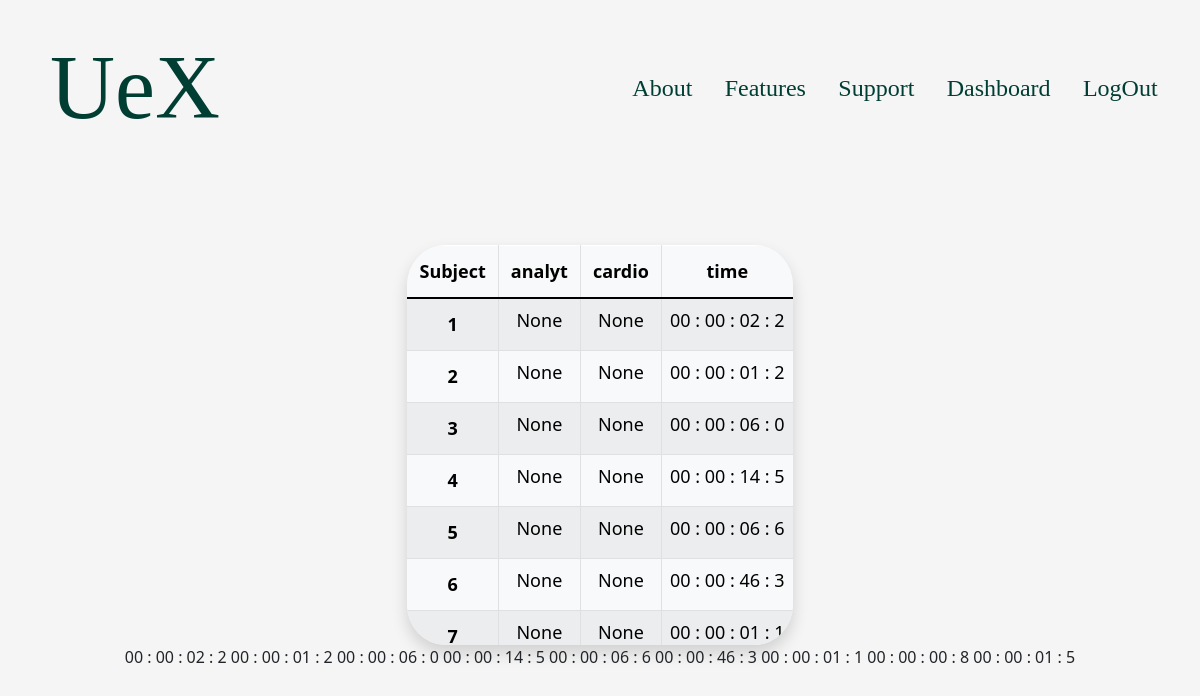
The page /dashboard/experiment/12 (signed in) on the database its author committed.
### app/models.py (models this page shows)
class UserData(db.Model):
    __tablename__ = 'user_data'
    id = db.Column(db.Integer, primary_key=True)
    users_table_id = db.Column(db.Integer, db.ForeignKey('datatable.id_table'))
    video_file = db.Column(db.LargeBinary)
    picture_file = db.Column(db.LargeBinary)
    analytics = db.Column(db.Integer)
    cardio_file = db.Column(db.Float(4))
    quest_file = db.Column(db.String(200))
    timer = db.Column(db.String(80))
    check = db.Column(db.Integer)
    def __repr__(self):
        return '<timer %r>' % self.timer

### app/main/view.py (the view)
@main.route('/dashboard/experiment/<int:row>', methods=['POST','GET'])
@login_required
def dashboard_experiment(row):
    current_u_id = current_user.id
    my_exp = UserTable.query.get_or_404(row)
    my_exp2 = UserData.query.filter_by(users_table_id = my_exp.id_table)
    howMany = []
    numb = my_exp.number
    tools = my_exp.tools.split(',')
    for i in range(numb):
        howMany.append(i+1)
    print(my_exp.data,flush=True)
    if request.method == "POST":
        hr = request.form.get("hrmeter")
        print(hr,flush=True)
    return render_template('dashboardexp.html', my_exp=my_exp, my_exp2=my_exp2, howMany=howMany, tools=tools, current_u_id=current_u_id, row=row)

### app/models.py (called while the page is built)
@login_manager.user_loader
def load_user(user_id):
    return User.query.get(int(user_id))

### app/templates/dashboardexp.html (shortened to what this page needs)
<!doctype html>
<html lang="en">
    <head>
    <link href="/static/css/bootstrap.min.css" rel="stylesheet">
    <link rel="stylesheet" href="https://cdn.jsdelivr.net/npm/bootstrap-icons@1.3.0/font/bootstrap-icons.css">
    <link href="//db.onlinewebfonts.com/c/3e7890fe20c81906d11ea20e5a89e27f?family=Clean+Ape" rel="stylesheet" type="text/css"/>
    <link rel="stylesheet" href="{{url_for('static', filename='styles.css')}}">
    </head>
    <body class="d-flex flex-column text-center">
        <div class="d-flex justify-content-between align-items-center">
            <a href="{{ url_for('main.profile') }}" class="Style1">UeX</a>
            <div class="d-flex justify-content-evenly align-items-center" style="width: 50%;">
                <a href="{{ url_for('main.about') }}" class="pe-auto Style3">About</a>
                <a href="{{ url_for('main.features') }}" class="pe-auto Style3">Features</a>
                <a href="{{ url_for('main.support') }}" class="pe-auto Style3">Support</a>
                <a href="{{ url_for('main.dashboard') }}" class="pe-auto Style3">Dashboard</a>
                <a href="{{ url_for('main.logout') }}" class="pe-auto Style3">LogOut</a>
            </div>
        </div>
        <div class="container-fluid w-100 h-100 d-flex justify-content-evenly">
            <div class="d-flex" style="margin-top: 80px;">
                <div class="d-flex flex-column justify-content-start border1 shadow table-responsive" style ="height: 400px;">
                    <table id="DataTabExp" class="table table-hover table-bordered table-striped table-light">
                        <thead>
                                <tr>
                                    <th scope="col">Subject</th>
                                    {% for tool in tools%}
                                        <th style="text-align: center;" scope="col">{{tool}}</th>
                                    {% endfor %}
                                </tr>
                        </thead>
                        <tbody>
                            {% for number in howMany %}
                                <tr>
                                    <th scope="row">{{ number }}</th>
                                    {% for tool in tools%}
                                        {% if tool == "analyt" %}
                                            <td> <span>None</span></td>
                                        {% endif %}
                                        {% if tool == "cardio" %}
                                            <td> <span>None</span></td>
                                        {% endif %}
                                        {% if tool == "time" %}
                                            <td> <span>{{my_exp.data[number-1].timer}}</span></td>
                                        {% endif %}
                                    {% endfor %}
                                </tr>
                            {% endfor %}
                        </tbody>
                    </table>
                </div>
            </div>
        </div>
        {% for all in my_exp2 %}
            {{all.timer}}
        {% endfor %}
    </body>
</html>

### app/static/styles.css (style rules this page uses)
body { height: 100%; width: 100%; }
body { padding-top: 10px; padding-bottom: 10px; padding-right: 10px; padding-left: 10px; background-color: #f5f5f5; }
.Style1 { font-family : Clean Ape; font-size : 90px; color : #003E33; color : rgb(0, 62, 51); padding: 0; margin: 10px 40px; text-decoration: none!important; }
.Style3 { font-family : Rubik-Regular; font-size : 24px; color : #003E33; color : rgb(0, 62, 51); text-decoration: none!important; }
.border1 { border-radius: 10%; width: fit-content; background-color: #FFF; }
#DataTabExp { border-collapse: collapse; font-size: 18px; }
#DataTabExp th, #DataTabexp td { text-align: center; padding: 12px; }
#DataTabExp tr :last-child { border-left: #fff; border-right: #fff; }
#DataTabExp tr :first-child { border-left: #fff; border-right: #fff; }
#DataTabExp thead { border-top: #fff; }

### rows shown on the page
UserData: timer "00 : 00 : 02 : 2", timer "00 : 00 : 02 : 2"
UserData: timer "00 : 00 : 01 : 2", timer "00 : 00 : 01 : 2"
UserData: timer "00 : 00 : 06 : 0", timer "00 : 00 : 06 : 0"
UserData: timer "00 : 00 : 14 : 5", timer "00 : 00 : 14 : 5"
UserData: timer "00 : 00 : 06 : 6", timer "00 : 00 : 06 : 6"
UserData: timer "00 : 00 : 46 : 3", timer "00 : 00 : 46 : 3"
UserData: timer "00 : 00 : 01 : 1", timer "00 : 00 : 01 : 1"
UserData: timer "00 : 00 : 00 : 8"
UserData: timer "00 : 00 : 01 : 5"

### other values the page prints
{{ tool }} "analyt" "cardio" "time"
{{ number }} "1" "2" "3" "4" "5" "6" "7"
